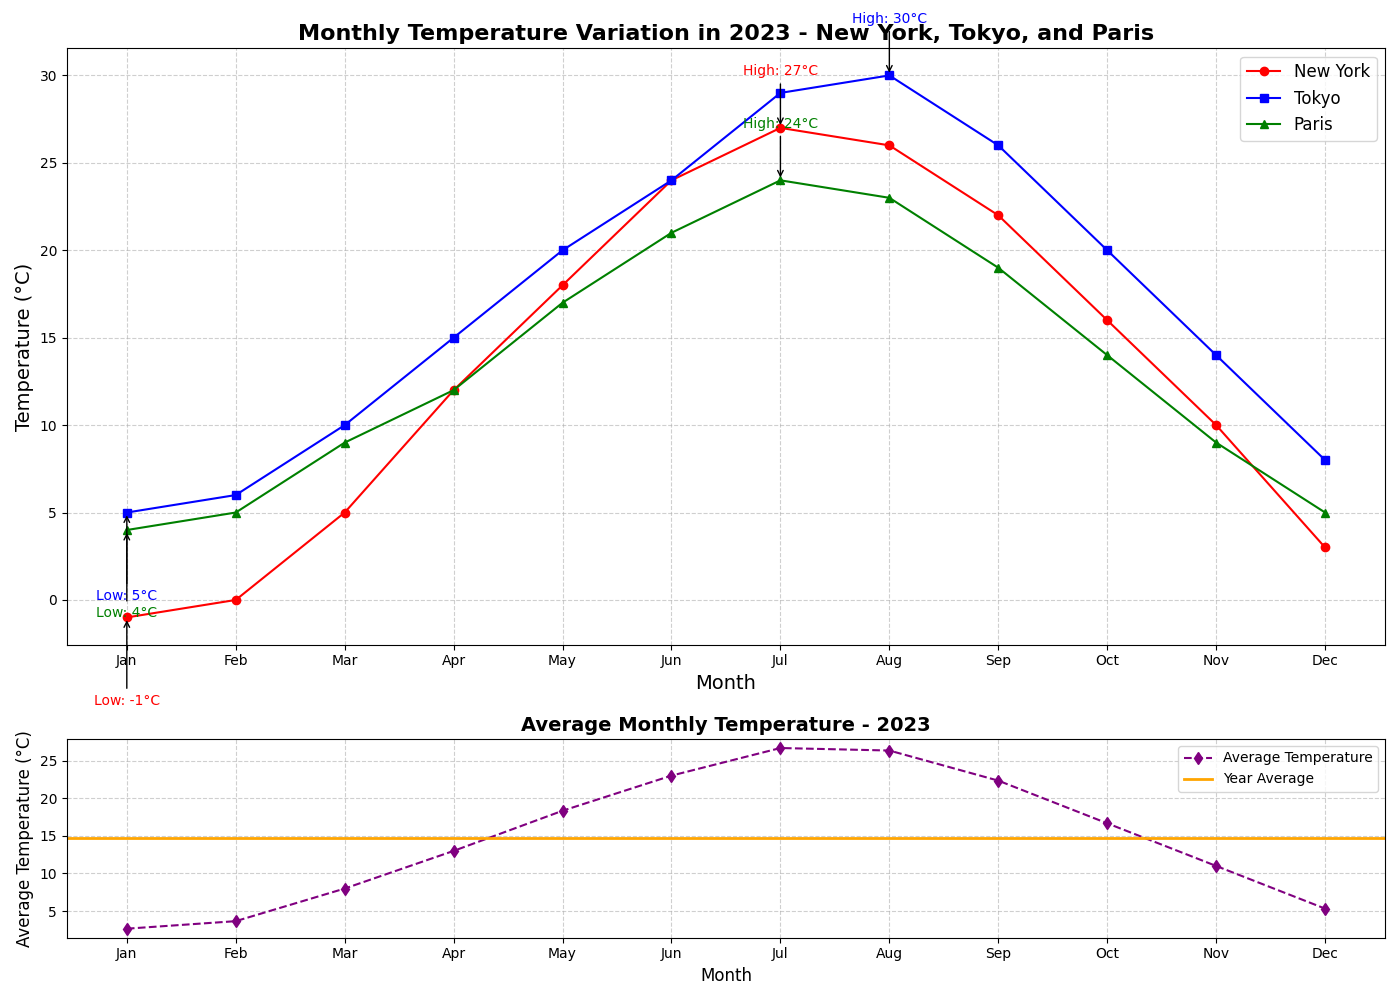

Write Python code to recreate this figure.
import matplotlib.pyplot as plt
import numpy as np

months = np.array(["Jan", "Feb", "Mar", "Apr", "May", "Jun", "Jul", "Aug", "Sep", "Oct", "Nov", "Dec"])
new_york_temps = np.array([-1, 0, 5, 12, 18, 24, 27, 26, 22, 16, 10, 3])
tokyo_temps = np.array([5, 6, 10, 15, 20, 24, 29, 30, 26, 20, 14, 8])
paris_temps = np.array([4, 5, 9, 12, 17, 21, 24, 23, 19, 14, 9, 5])

avg_temps = (new_york_temps + tokyo_temps + paris_temps) / 3

fig, (ax1, ax2) = plt.subplots(2, 1, figsize=(14, 10), gridspec_kw={'height_ratios': [3, 1]})

# Changed color assignment for shuffling
ax1.plot(months, new_york_temps, label="New York", linestyle='-', color='red', marker='o')
ax1.plot(months, tokyo_temps, label="Tokyo", linestyle='-', color='blue', marker='s')
ax1.plot(months, paris_temps, label="Paris", linestyle='-', color='green', marker='^')

cities_data = {'New York': new_york_temps, 'Tokyo': tokyo_temps, 'Paris': paris_temps}
colors = ['red', 'blue', 'green']  # Adjusted colors to match the plot changes
markers = ['o', 's', '^']
for i, (city, temps) in enumerate(cities_data.items()):
    max_temp = max(temps)
    min_temp = min(temps)
    ax1.annotate(f'High: {max_temp}°C', xy=(months[temps.argmax()], max_temp), 
                 xytext=(months[temps.argmax()], max_temp + 3), ha='center',
                 color=colors[i], fontsize=10, arrowprops=dict(facecolor=colors[i], arrowstyle='->'))
    ax1.annotate(f'Low: {min_temp}°C', xy=(months[temps.argmin()], min_temp), 
                 xytext=(months[temps.argmin()], min_temp - 5), ha='center',
                 color=colors[i], fontsize=10, arrowprops=dict(facecolor=colors[i], arrowstyle='->'))

ax1.set_title("Monthly Temperature Variation in 2023 - New York, Tokyo, and Paris", fontsize=16, fontweight='bold')
ax1.set_xlabel("Month", fontsize=14)
ax1.set_ylabel("Temperature (°C)", fontsize=14)
ax1.legend(loc="upper right", fontsize=12)
ax1.grid(True, linestyle='--', alpha=0.6)

ax2.plot(months, avg_temps, label="Average Temperature", linestyle='--', color='purple', marker='d')
ax2.axhline(y=avg_temps.mean(), color='orange', linestyle='-', linewidth=2, label="Year Average")

ax2.set_title("Average Monthly Temperature - 2023", fontsize=14, fontweight='bold')
ax2.set_xlabel("Month", fontsize=12)
ax2.set_ylabel("Average Temperature (°C)", fontsize=12)
ax2.legend(loc="upper right", fontsize=10)
ax2.grid(True, linestyle='--', alpha=0.6)

plt.tight_layout()
plt.show()
